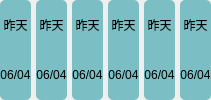
          <widget class="QWidget" name="timeWidget" native="true">
           <layout class="QHBoxLayout" name="horizontalLayout_4">
            <property name="spacing">
             <number>5</number>
            </property>
            <property name="leftMargin">
             <number>0</number>
            </property>
            <property name="topMargin">
             <number>0</number>
            </property>
            <property name="rightMargin">
             <number>0</number>
            </property>
            <property name="bottomMargin">
             <number>0</number>
            </property>
            <item>
             <layout class="QVBoxLayout" name="timeVL">
              <property name="spacing">
               <number>0</number>
              </property>
              <item>
               <widget class="QLabel" name="timeUpLabel1">
                <property name="styleSheet">
                 <string notr="true">QLabel {background-color: rgb(123, 191, 197); border-radius: 5px; border-bottom-left-radius:0px; border-bottom-right-radius:0px;}</string>
                </property>
                <property name="text">
                 <string>昨天</string>
                </property>
                <property name="alignment">
                 <set>Qt::AlignmentFlag::AlignCenter</set>
                </property>
               </widget>
              </item>
              <item>
               <widget class="QLabel" name="timeBottomLabel1">
                <property name="styleSheet">
                 <string notr="true">QLabel {background-color: rgb(123, 191, 197); border-radius: 5px;; border-top-left-radius:0px; border-top-right-radius:0px}</string>
                </property>
                <property name="text">
                 <string>06/04</string>
                </property>
                <property name="scaledContents">
                 <bool>true</bool>
                </property>
                <property name="alignment">
                 <set>Qt::AlignmentFlag::AlignCenter</set>
                </property>
                <property name="wordWrap">
                 <bool>true</bool>
                </property>
               </widget>
              </item>
             </layout>
            </item>
            <item>
             <layout class="QVBoxLayout" name="timeVL2">
              <property name="spacing">
               <number>0</number>
              </property>
              <item>
               <widget class="QLabel" name="timeUpLabel2">
                <property name="styleSheet">
                 <string notr="true">QLabel {background-color: rgb(123, 191, 197); border-radius: 5px; border-bottom-left-radius:0px; border-bottom-right-radius:0px;}</string>
                </property>
                <property name="text">
                 <string>昨天</string>
                </property>
                <property name="alignment">
                 <set>Qt::AlignmentFlag::AlignCenter</set>
                </property>
               </widget>
              </item>
              <item>
               <widget class="QLabel" name="timeBottomLabel2">
                <property name="styleSheet">
                 <string notr="true">QLabel {background-color: rgb(123, 191, 197); border-radius: 5px;; border-top-left-radius:0px; border-top-right-radius:0px}</string>
                </property>
                <property name="text">
                 <string>06/04</string>
                </property>
                <property name="scaledContents">
                 <bool>true</bool>
                </property>
                <property name="alignment">
                 <set>Qt::AlignmentFlag::AlignCenter</set>
                </property>
                <property name="wordWrap">
                 <bool>true</bool>
                </property>
               </widget>
              </item>
             </layout>
            </item>
            <item>
             <layout class="QVBoxLayout" name="timeVL3">
              <property name="spacing">
               <number>0</number>
              </property>
              <item>
               <widget class="QLabel" name="timeUpLabel3">
                <property name="styleSheet">
                 <string notr="true">QLabel {background-color: rgb(123, 191, 197); border-radius: 5px; border-bottom-left-radius:0px; border-bottom-right-radius:0px;}</string>
                </property>
                <property name="text">
                 <string>昨天</string>
                </property>
                <property name="alignment">
                 <set>Qt::AlignmentFlag::AlignCenter</set>
                </property>
               </widget>
              </item>
              <item>
               <widget class="QLabel" name="timeBottomLabel3">
                <property name="styleSheet">
                 <string notr="true">QLabel {background-color: rgb(123, 191, 197); border-radius: 5px;; border-top-left-radius:0px; border-top-right-radius:0px}</string>
                </property>
                <property name="text">
                 <string>06/04</string>
                </property>
                <property name="scaledContents">
                 <bool>true</bool>
                </property>
                <property name="alignment">
                 <set>Qt::AlignmentFlag::AlignCenter</set>
                </property>
                <property name="wordWrap">
                 <bool>true</bool>
                </property>
               </widget>
              </item>
             </layout>
            </item>
            <item>
             <layout class="QVBoxLayout" name="timeVL4">
              <property name="spacing">
               <number>0</number>
              </property>
              <item>
               <widget class="QLabel" name="timeUpLabel4">
                <property name="styleSheet">
                 <string notr="true">QLabel {background-color: rgb(123, 191, 197); border-radius: 5px; border-bottom-left-radius:0px; border-bottom-right-radius:0px;}</string>
                </property>
                <property name="text">
                 <string>昨天</string>
                </property>
                <property name="alignment">
                 <set>Qt::AlignmentFlag::AlignCenter</set>
                </property>
               </widget>
              </item>
              <item>
               <widget class="QLabel" name="timeBottomLabel4">
                <property name="styleSheet">
                 <string notr="true">QLabel {background-color: rgb(123, 191, 197); border-radius: 5px;; border-top-left-radius:0px; border-top-right-radius:0px}</string>
                </property>
                <property name="text">
                 <string>06/04</string>
                </property>
                <property name="scaledContents">
                 <bool>true</bool>
                </property>
                <property name="alignment">
                 <set>Qt::AlignmentFlag::AlignCenter</set>
                </property>
                <property name="wordWrap">
                 <bool>true</bool>
                </property>
               </widget>
              </item>
             </layout>
            </item>
            <item>
             <layout class="QVBoxLayout" name="timeVL5">
              <property name="spacing">
               <number>0</number>
              </property>
              <item>
               <widget class="QLabel" name="timeUpLabel5">
                <property name="styleSheet">
                 <string notr="true">QLabel {background-color: rgb(123, 191, 197); border-radius: 5px; border-bottom-left-radius:0px; border-bottom-right-radius:0px;}</string>
                </property>
                <property name="text">
                 <string>昨天</string>
                </property>
                <property name="alignment">
                 <set>Qt::AlignmentFlag::AlignCenter</set>
                </property>
               </widget>
              </item>
              <item>
               <widget class="QLabel" name="timeBottomLabel5">
                <property name="styleSheet">
                 <string notr="true">QLabel {background-color: rgb(123, 191, 197); border-radius: 5px;; border-top-left-radius:0px; border-top-right-radius:0px}</string>
                </property>
                <property name="text">
                 <string>06/04</string>
                </property>
                <property name="scaledContents">
                 <bool>true</bool>
                </property>
                <property name="alignment">
                 <set>Qt::AlignmentFlag::AlignCenter</set>
                </property>
                <property name="wordWrap">
                 <bool>true</bool>
                </property>
               </widget>
              </item>
             </layout>
            </item>
            <item>
             <layout class="QVBoxLayout" name="timeVL6">
              <property name="spacing">
               <number>0</number>
              </property>
              <item>
               <widget class="QLabel" name="timeUpLabel6">
                <property name="styleSheet">
                 <string notr="true">QLabel {background-color: rgb(123, 191, 197); border-radius: 5px; border-bottom-left-radius:0px; border-bottom-right-radius:0px;}</string>
                </property>
                <property name="text">
                 <string>昨天</string>
                </property>
                <property name="alignment">
                 <set>Qt::AlignmentFlag::AlignCenter</set>
                </property>
               </widget>
              </item>
              <item>
               <widget class="QLabel" name="timeBottomLabel6">
                <property name="styleSheet">
                 <string notr="true">QLabel {background-color: rgb(123, 191, 197); border-radius: 5px;; border-top-left-radius:0px; border-top-right-radius:0px}</string>
                </property>
                <property name="text">
                 <string>06/04</string>
                </property>
                <property name="scaledContents">
                 <bool>true</bool>
                </property>
                <property name="alignment">
                 <set>Qt::AlignmentFlag::AlignCenter</set>
                </property>
                <property name="wordWrap">
                 <bool>true</bool>
                </property>
               </widget>
              </item>
             </layout>
            </item>
           </layout>
          </widget>
